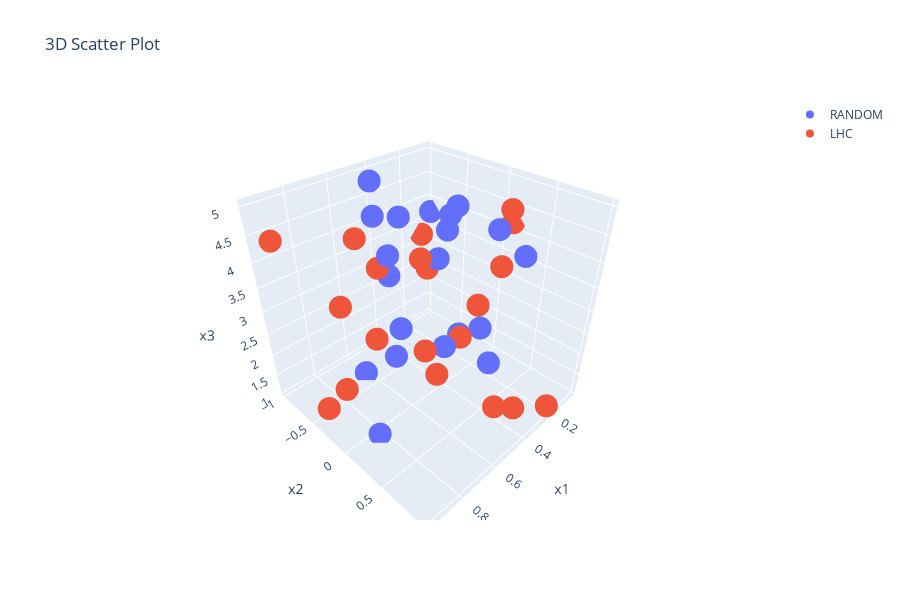

The cell this chart's notebook holds for it:
### Markdown cell above
Let's plot a nice 3D visualisation of the data points generated using the `design` method with both the Latin Hypercube and Uniform Random sampling schemes. Feel free to move the plot around an visualise the data across the various dimensions.

### Code cell
# Create 3D scatter plot
fig = go.Figure()

# Add the first set of points
fig.add_trace(
    go.Scatter3d(
        x=initial_points_random["x1"],
        y=initial_points_random["x2"],
        z=initial_points_random["x3"],
        mode="markers",
        name="RANDOM",
    )
)

# Add the second set of points
fig.add_trace(
    go.Scatter3d(
        x=initial_points_lhc["x1"],
        y=initial_points_lhc["x2"],
        z=initial_points_lhc["x3"],
        mode="markers",
        name="LHC",
    )
)

# Set labels and title
fig.update_layout(
    scene=dict(xaxis_title="x1", yaxis_title="x2", zaxis_title="x3"),
    title="3D Scatter Plot",
    width=900,
    height=600,
)

# Show plot
fig.show()

### Figure 1 — Plotly figure (JSON) as saved in the notebook; plotly's stock layout.template omitted (floating-point values rounded to 4 significant figures)
{"data": [{"mode": "markers", "name": "RANDOM", "type": "scatter3d", "x": [0.474, 0.7541, 0.385, 0.4125, 0.09085, 0.1187, 0.6287, 0.04586, 0.7463, 0.4289, 0.6329, 0.3049, 0.2407, 0.5028, 0.1014, 0.8323, 0.6937, 0.1292, 0.6348, 0.3599], "y": [-0.7942, 0.1726, -0.02235, -0.07081, -0.5664, 0.09653, -0.6411, -0.9445, 0.6879, -0.7081, 0.9091, -0.8606, 0.1577, 0.936, -0.4521, 0.08949, -0.1846, -0.3213, -0.1812, -0.7042], "z": [4.961, 2.834, 4.421, 3.879, 3.937, 4.113, 1.084, 3.708, 3.616, 3.012, 3.28, 1.25, 2.213, 4.872, 4.211, 1.088, 4.998, 1.277, 4.225, 4.175]}, {"mode": "markers", "name": "LHC", "type": "scatter3d", "x": [0.3987, 0.8777, 0.6116, 0.126, 0.2518, 0.2173, 0.1972, 0.5817, 0.04495, 0.4761, 0.7946, 0.3064, 0.9283, 0.7327, 0.09449, 0.8182, 0.9574, 0.4099, 0.5292, 0.6727], "y": [0.8557, -0.2072, -0.4658, -0.0808, -0.5523, 0.9786, 0.335, 0.08375, 0.1298, 0.7631, -0.1388, 0.446, -0.3773, 0.5882, -0.9801, 0.6476, -0.7578, 0.2175, -0.6106, -0.8315], "z": [1.521, 1.929, 2.129, 2.285, 3.001, 1.184, 4.762, 4.289, 4.164, 1.655, 4.813, 3.957, 1.361, 2.915, 3.215, 3.669, 4.575, 2.457, 3.446, 2.65]}], "layout": {"height": 600, "scene": {"xaxis": {"title": {"text": "x1"}}, "yaxis": {"title": {"text": "x2"}}, "zaxis": {"title": {"text": "x3"}}}, "title": {"text": "3D Scatter Plot"}, "width": 900}}
